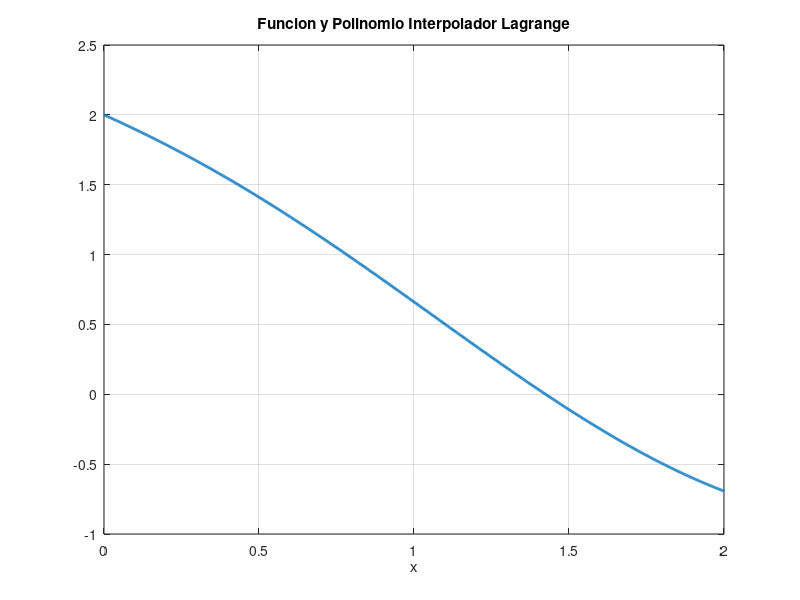

MATLAB code for this plot: (Note: this script raises an error after producing the figure.)
%% PRACTICA 1
%  AUTOR: IVAN MARTIN GOMEZ

%% PRACTICA 1.1: Polinomios en Base de Lagrange (PPBL) y Polinomio Interpolador de Lagrange (PIL)
%
%  Uso: Ejecute desde la Ventana de Comandos el siguiente mandato: Script1.m 
%        
%       --> Especificamos el intervalo cerrado [a,b].
%               
                a=0;
                b=2;
                
%       --> Especificamos Funci?n f(x)= e^(-x) + cos(4x/pi) que queremos 
%           Aproximar mediante el Polinomio
%           Interpolador de Lagrange. Esta funci?n hay que especificarla dentro
%           del Fichero de tipo funci?n llamado PIL.m. M?s adelante cuando trabajemos
%           con Matlab simb?lico quiz?s se pueda especificar desde aqu?.

%       --> Especificamos el n?mero de puntos n discretos que utilizaremos
%           para obtener el Polinomio Interpolador de Lagrange.
%           Haremos un estudio para varios valores de n.
%           Notar que en la teor?a el valor de n NO se corresponde exactamente
%           con el n?mero de puntos(en teor?a n = n?mero Puntos - 1),
%           pero en nuestro caso debido a las caracter?sticas internas de
%           Matlab(Matlab indexa la primera posici?n de los vectores por el valor 1 y no el cero),
%           el valor que toma n SI se corresponde con el n?mero de puntos 
%           (en la pr?ctica n = n?mero de puntos).
%
%       --> Aclaraciones: Lo que hace Matlab para dibujar es tomar dos
%           puntos vecinos(entre medias no hay ning?n otro punto) y unirlos
%           mediante una recta. Al dibujar la funci?n que queremos aproximar le
%           decimos que dibuje un n?mero suficientemente grande de puntos (ej:1000) como
%           para que a la vista del ojo humano, la l?nea recta sea lo
%           suficientemente peque?a c?mo para no distinguirla, esto dota de curvatura 
%           al dibujo en el caso de ser la funci?n que queremos aproximar una
%           funci?n con cierta curvatura.

%       --> Lo que se pretende con las Aproximaciones es utilizar un n?mero
%           mucho menor de puntos para obtener resultados 'suficientemente' buenos
%           c?mo para poder utilizar la Aproximaci?n en lugar de la funci?n
%           que estamos aproximando. De esta forma pasamos de evaluar la
%           funcion real, por ejemplo, en 1000 puntos, a evaluar la Aproximaci?n de la
%           funci?n real en s?lo 5 puntos obteniendo un error que, seg?n el
%           contexto, sea lo suficientemente peque?o como para justificar la
%           el uso de Aproximaci?n en sustituci?n al uso de la funci?n real
%           por el Ahorro computacional que supone pasar de evaluar 1000
%           puntos en la funci?n real a evaluar s?lo 5 puntos en la
%           Aproximaci?n. Cuanto m?s exigente sea el problema particular que estamos
%           tratando menor ser? el Error que se permita cometer y en
%           consecuencia necesitaremos aproximaciones mejores, lo que trae
%           coomo consecuencia la utilizaci?n de un mayor n?mero de
%           puntos para obtener una Aproximaci?n lo suficientemente buena,
%           y esto conllevar? un mayor coste computacional frente a una
%           Aproximaci?n que haga uso de un menor n?mero de puntos.
%           
%           
%           

%
%       --> En este caso al no estar utilizando Matlab simb?lico, no tiene
%           sentido calcular el Error cometido ya que los valores del Polinomio
%           de Interprlaci?n de Lagrange particularizados en los puntos
%           discretos del Intervalo cerrado [a,b] toman el mismo valor que la
%           funci?n f(x) que estamos aproximando, por lo que el error en esos
%           puntos der?a como resultado cero, lo interesante del error es
%           estudiarlo en puntos difrentes a los puntos discretos que hemos
%           utilizado para obtener la aproximaci?n a trav?s del Polinimo de
%           Interpolaci?n de Lagrange. M?s adelante, cuando obtengamos una
%           expresi?n explicita en funci?n de una variable independiente 'x'
%           para los Polinomios en Base de Lagrange que a su vez ser?n
%           utilizados para obtener una expresi?n expl?cita en funci?n de una
%           variable independiente 'x' para el Polinomio de Interpolaci?n de
%           Lagrang(lo anterior se hace con Matlab Simb?lico), 
%           podremos haciendo uso de dicha expresi?n, sustituir en ella todos y
%           cada uno de los puntos que hemos utilizado para representar la
%           funci?n f(x), y de esta forma calculando el |f(x) - I(x)| podremos
%           obtener el error cometido en cada uno de los puntos, calculando el
%           m?ximo de todos ellos obtendremos la Cota de Error.
%        
%           
%   
%       CASO 0) Dibujamos la funci?n f(x)= e^(-x) + cos(4x/pi) en un n?mero
%               suficientemente grande de puntos del Intervalo Cerrado [a,b] para
%               utilizarlo como modelo de la funci?n real en dicho
%               intervalo.
               n=1000;
               X0=linspace(a,b,n);
               F=zeros(1,n);
               for i=1:n
                F(i)=exp(-X0(i)) + cos(4*X0(i)/pi);
               end
               figure(1);
               plot(X0,F,'MarkerEdgeColor',[0.1 0.1 0.1],'LineWidth',2);
               title('Funcion y Polinomio Interpolador Lagrange');
               xlabel('x');
               axis([a b -1 2.5]);
               grid on;
               hold on;
         
%       CASO 1) Dos puntos ==> n = 2
%
               n=2;
               rutina1; 
               %Calculo el Error cometido |f(x)-I(x)|
                F=zeros(1,n);
                for i=1:n
                    F(i)=exp(-X0(i)) + cos(4*X0(i)/pi);
                end
                E=abs(F - I);
                CotaError1=max(E)
                
               %Dibujo
                plot(X,I,'MarkerEdgeColor',[0.2 0.2 0.2],'LineWidth',2, 'Marker','*','MarkerFaceColor',[0.2 0.2 0.2],'MarkerSize',21);
               
               
       
%       CASO 2) Tres puntos ==> n = 3

               n=3;
               rutina1; 
               %Calculo el Error cometido |f(x)-I(x)|
                F=zeros(1,n);
                for i=1:n
                    F(i)=exp(-X0(i)) + cos(4*X0(i)/pi);
                end
                E=abs(F - I);
                CotaError2=max(E)
                
               %Dibujo
               plot(X,I,'MarkerEdgeColor',[0.3 0.3 0.3],'LineWidth',2,'Marker','*','MarkerSize',18,'MarkerFaceColor',[0.3 0.3 0.3]); 
               
%       CASO 3) Cuatro puntos ==> n = 4

               n=4;
               rutina1; 
               %Calculo el Error cometido |f(x)-I(x)|
                F=zeros(1,n);
                for i=1:n
                    F(i)=exp(-X0(i)) + cos(4*X0(i)/pi);
                end
                E=abs(F - I);
                CotaError3=max(E)
                
               %Dibujo
               plot(X,I,'MarkerEdgeColor',[0.4 0.4 0.4],'LineWidth',2,'Marker','*','MarkerSize',15,'MarkerFaceColor',[0.4 0.4 0.4]); 

%       CASO 4) Cinco puntos ==> n = 5

               n=5;
               rutina1;
               %Calculo el Error cometido |f(x)-I(x)|
                F=zeros(1,n);
                for i=1:n
                    F(i)=exp(-X0(i)) + cos(4*X0(i)/pi);
                end
                E=abs(F - I);
                CotaError3=max(E)
                
               %Dibujo
               plot(X,I,'MarkerEdgeColor',[0.5 0.5 0.5],'LineWidth',2,'Marker','*','MarkerSize',12,'MarkerFaceColor',[0.5 0.5 0.5]); 

%       CASO 5) Seis puntos ==> n = 6

               n=6;
               rutina1; 
               %Calculo el Error cometido |f(x)-I(x)|
                F=zeros(1,n);
                for i=1:n
                    F(i)=exp(-X0(i)) + cos(4*X0(i)/pi);
                end
                E=abs(F - I);
                CotaError5=max(E)
                
               %Dibujo
               plot(X,I,'MarkerEdgeColor',[0.6 0.6 0.6],'LineWidth',2,'Marker','*','MarkerSize',9,'MarkerFaceColor',[0.6 0.6 0.6]); 
 
%       CASO 6) Siete puntos ==> n = 7

               n=7;
               rutina1;  
               %Calculo el Error cometido |f(x)-I(x)|
                F=zeros(1,n);
                for i=1:n
                    F(i)=exp(-X0(i)) + cos(4*X0(i)/pi);
                end
                E=abs(F - I);
                CotaError6=max(E)
                
               %Dibujo
               plot(X,I,'MarkerEdgeColor',[0.7 0.7 0.7],'LineWidth',2,'Marker','*','MarkerSize',6,'MarkerFaceColor',[0.7 0.7 0.7]); 
               legend('f(x) = exp(-x) + cos(4x/pi)','Aproximacion n=2','Aproximacion n=3',...
               'Aproximacion n=4','Aproximacion n=5','Aproximacion n=6','Aproximacion n=7'); 
           
%        
%%


